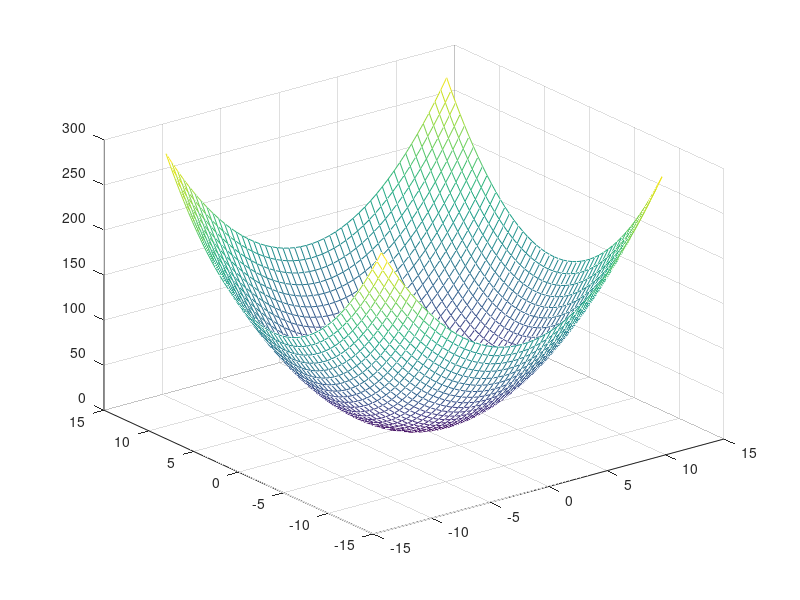

Write the MATLAB code that produced this figure.
sigma = 4;
[x,y] = deal(-3*sigma:.5:3*sigma);
[X,Y] = meshgrid(x,y);
B = [transpose(x) transpose(y)];

for i=1:1:16
  theta = i*pi/8;
  rotation = [cos(theta) -sin(theta); sin(theta) cos(theta)];
  X1 = reshape(X, length(x)*length(x), 1);
  Y1 = reshape(Y, length(y)*length(y), 1);
  B2 = [X1 Y1];
  A = B2 * rotation;
  X1 = A(:,1);
  X1 = reshape(X1, length(x), length(x));
  Y1 = A(:,2);
  Y1 = reshape(Y1, length(y), length(y));
  mesh(X1, Y1, X1.^2+Y1.^2);
  pause(0.5)
end
